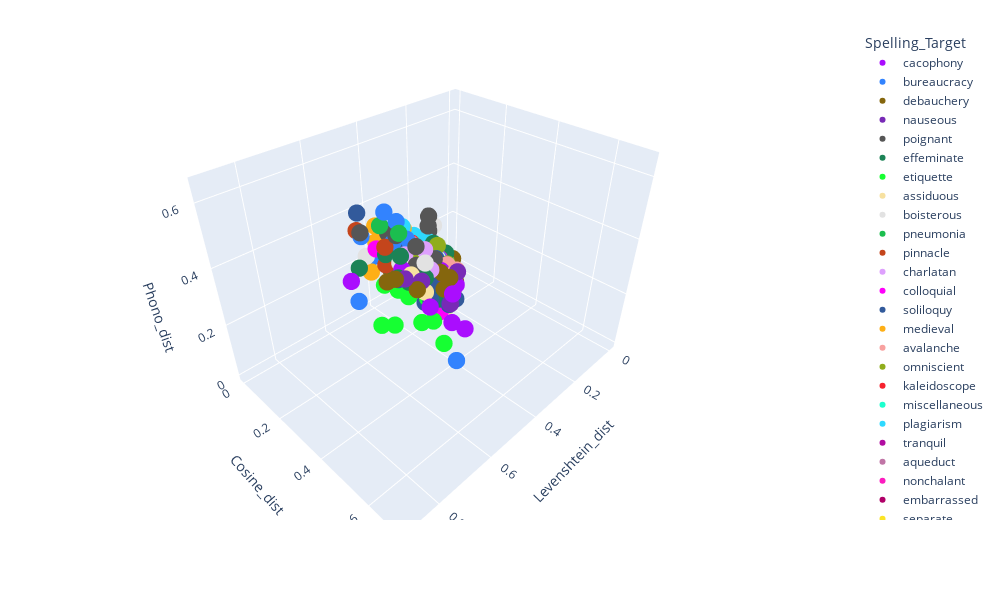

Notebook source saved alongside this figure:
### Code cell
total = plotting_3d(database)
